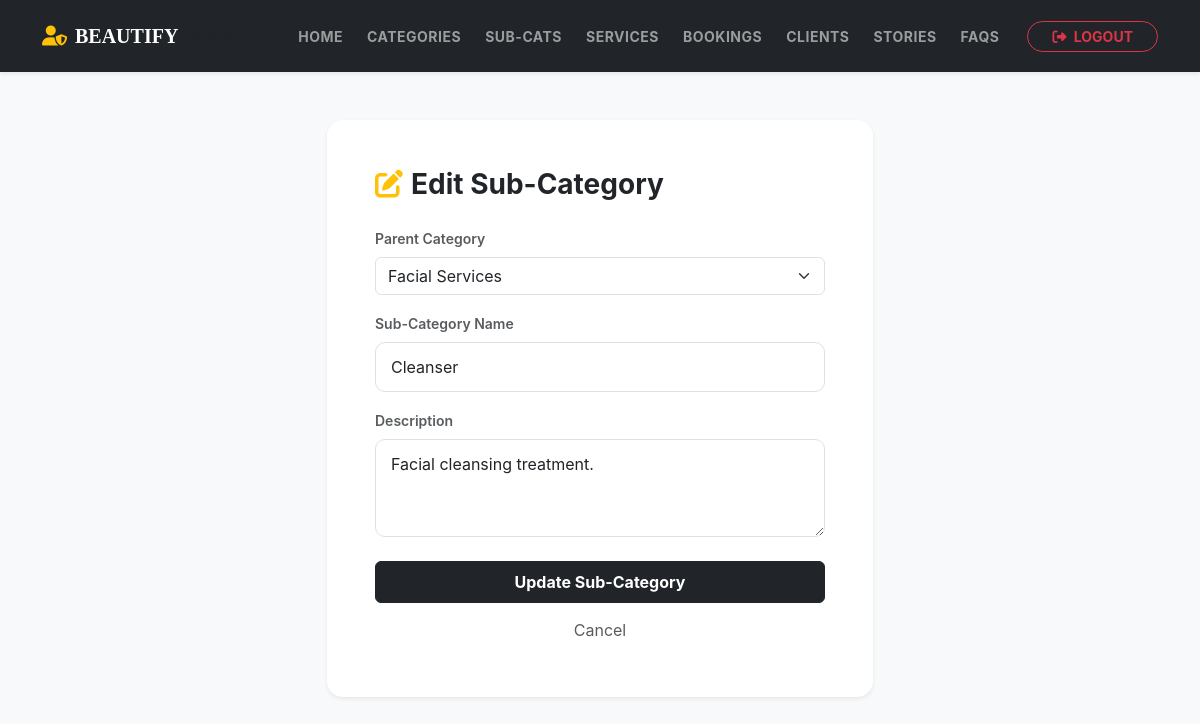
Page /admin/edit_subcategory.php?id=14 (signed in) on the committed database.
### tables this page shows
CREATE TABLE `service_subcategories` (
  `id` int(11) NOT NULL,
  `category_id` int(11) NOT NULL,
  `name` varchar(100) NOT NULL,
  `description` text DEFAULT NULL,
  `created_at` timestamp NOT NULL DEFAULT current_timestamp()
);

CREATE TABLE `service_categories` (
  `id` int(11) NOT NULL,
  `name` varchar(100) NOT NULL,
  `description` text DEFAULT NULL,
  `created_at` timestamp NOT NULL DEFAULT current_timestamp()
);

### admin/edit_subcategory.php (the view, shortened to what this page needs)
<?php
include "config.php";
$id = intval($_GET['id']);
$categories = mysqli_query($conn, "SELECT id, name FROM service_categories ORDER BY name ASC");
$sub = mysqli_fetch_assoc(mysqli_query($conn, "SELECT * FROM service_subcategories WHERE id=$id"));
?>
<!DOCTYPE html>
<html lang="en">
<head>
    <link href="https://cdn.jsdelivr.net/npm/bootstrap@5.3.0/dist/css/bootstrap.min.css" rel="stylesheet">
    <link rel="stylesheet" href="https://cdnjs.cloudflare.com/ajax/libs/font-awesome/6.4.0/css/all.min.css">
    <link rel="stylesheet" href="../CSS/style.css">
</head>
<body class="bg-light">
    <?php include('navbar.php'); ?>
    <div class="container mt-5 mb-5">
        <div class="row justify-content-center">
            <div class="col-md-6">
                <div class="card shadow-sm border-0 rounded-4">
                    <div class="card-body p-5">
                        <h3 class="fw-bold mb-4"><i class="fas fa-edit me-2 text-warning"></i>Edit Sub-Category</h3>
                        <form method="POST">
                            <div class="mb-3">
                                <label class="form-label fw-semibold text-muted small uppercase">Parent Category</label>
                                <select name="category_id" class="form-select" required>
                                    <?php while($cat = mysqli_fetch_assoc($categories)): ?>
                                        <option value="<?= $cat['id'] ?>" <?= ($cat['id'] == $sub['category_id']) ? 'selected' : '' ?>>
                                            <?= htmlspecialchars($cat['name']) ?>
                                        </option>
                                    <?php endwhile; ?>
                                </select>
                            </div>
                            <div class="mb-3">
                                <label class="form-label fw-semibold text-muted small uppercase">Sub-Category Name</label>
                                <input type="text" name="name" class="form-control" value="<?= htmlspecialchars($sub['name']) ?>" required>
                            </div>
                            <div class="mb-4">
                                <label class="form-label fw-semibold text-muted small uppercase">Description</label>
                                <textarea name="description" class="form-control" rows="3"><?= htmlspecialchars($sub['description']) ?></textarea>
                            </div>
                            <button type="submit" class="btn btn-dark w-100 py-2 fw-bold">Update Sub-Category</button>
                            <a href="view_subcategories.php" class="btn btn-link w-100 mt-2 text-muted text-decoration-none small">Cancel</a>
                        </form>
                    </div>
                </div>
            </div>
        </div>
    </div>
</body>
</html>

### CSS/style.css (style rules this page uses)
:root { --primary-color: #d4a373; --accent-color: #faedcd; --text-dark: #2d2d2d; --bg-light: #fefae0; --transition: all 0.3s ease; }
body { font-family: 'Inter', sans-serif; background-color: #fafafa; color: var(--text-dark); }
.form-control { border: 1px solid #e0e0e0; padding: 12px 15px; border-radius: 10px; transition: var(--transition); }

### rows in the picture
service_subcategories: category_id "Facial Services", name "Cleanser", description "Facial cleansing treatment."
